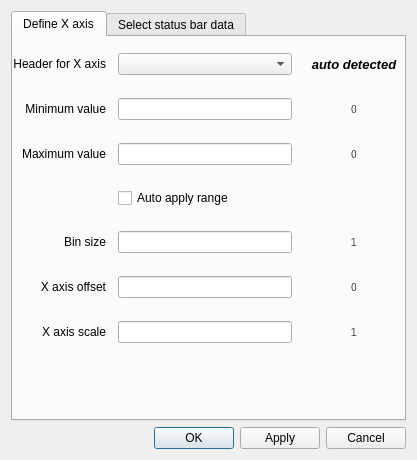
<?xml version="1.0" encoding="UTF-8"?>
<ui version="4.0">
 <class>AxisDefinition</class>
 <widget class="QDialog" name="AxisDefinition">
  <property name="windowModality">
   <enum>Qt::ApplicationModal</enum>
  </property>
  <property name="geometry">
   <rect>
    <x>0</x>
    <y>0</y>
    <width>417</width>
    <height>460</height>
   </rect>
  </property>
  <property name="windowTitle">
   <string>Data dispay configuration</string>
  </property>
  <property name="sizeGripEnabled">
   <bool>false</bool>
  </property>
  <property name="modal">
   <bool>false</bool>
  </property>
  <layout class="QGridLayout">
   <property name="sizeConstraint">
    <enum>QLayout::SetDefaultConstraint</enum>
   </property>
   <item row="1" column="0">
    <layout class="QHBoxLayout" name="horizontalLayout">
     <item>
      <spacer name="horizontalSpacer">
       <property name="orientation">
        <enum>Qt::Horizontal</enum>
       </property>
       <property name="sizeHint" stdset="0">
        <size>
         <width>40</width>
         <height>20</height>
        </size>
       </property>
      </spacer>
     </item>
     <item>
      <widget class="QPushButton" name="OKButton">
       <property name="text">
        <string>OK</string>
       </property>
      </widget>
     </item>
     <item>
      <widget class="QPushButton" name="ApplyButton">
       <property name="text">
        <string>Apply</string>
       </property>
      </widget>
     </item>
     <item>
      <widget class="QPushButton" name="CancelButton">
       <property name="text">
        <string>Cancel</string>
       </property>
      </widget>
     </item>
    </layout>
   </item>
   <item row="0" column="0">
    <widget class="QTabWidget" name="tabWidget">
     <property name="currentIndex">
      <number>0</number>
     </property>
     <widget class="QWidget" name="AxisDefineTab">
      <attribute name="title">
       <string>Define X axis</string>
      </attribute>
      <widget class="QWidget" name="gridLayoutWidget">
       <property name="geometry">
        <rect>
         <x>0</x>
         <y>5</y>
         <width>391</width>
         <height>316</height>
        </rect>
       </property>
       <layout class="QGridLayout" name="gridLayout">
        <property name="spacing">
         <number>12</number>
        </property>
        <item row="2" column="0">
         <widget class="QLabel" name="label">
          <property name="text">
           <string>Minimum value</string>
          </property>
          <property name="alignment">
           <set>Qt::AlignRight|Qt::AlignTrailing|Qt::AlignVCenter</set>
          </property>
         </widget>
        </item>
        <item row="3" column="0">
         <widget class="QLabel" name="label_2">
          <property name="text">
           <string>Maximum value</string>
          </property>
          <property name="alignment">
           <set>Qt::AlignRight|Qt::AlignTrailing|Qt::AlignVCenter</set>
          </property>
         </widget>
        </item>
        <item row="2" column="2">
         <widget class="QLineEdit" name="MinValueField"/>
        </item>
        <item row="3" column="2">
         <widget class="QLineEdit" name="MaxValueField"/>
        </item>
        <item row="5" column="0">
         <widget class="QLabel" name="label_3">
          <property name="text">
           <string>Bin size</string>
          </property>
          <property name="alignment">
           <set>Qt::AlignRight|Qt::AlignTrailing|Qt::AlignVCenter</set>
          </property>
         </widget>
        </item>
        <item row="5" column="2">
         <widget class="QLineEdit" name="BinSizeField"/>
        </item>
        <item row="1" column="2">
         <widget class="QComboBox" name="XAxisSelection">
          <property name="toolTip">
           <string>Header value for X axis, only headers that have changing values</string>
          </property>
         </widget>
        </item>
        <item row="1" column="0">
         <widget class="QLabel" name="label_4">
          <property name="text">
           <string>Header for X axis</string>
          </property>
          <property name="alignment">
           <set>Qt::AlignRight|Qt::AlignTrailing|Qt::AlignVCenter</set>
          </property>
         </widget>
        </item>
        <item row="1" column="3">
         <widget class="QLabel" name="AxisFieldAssigned">
          <property name="minimumSize">
           <size>
            <width>100</width>
            <height>0</height>
           </size>
          </property>
          <property name="font">
           <font>
            <family>Cantarell</family>
            <pointsize>10</pointsize>
            <weight>75</weight>
            <italic>true</italic>
            <bold>true</bold>
           </font>
          </property>
          <property name="text">
           <string>auto detected</string>
          </property>
          <property name="alignment">
           <set>Qt::AlignCenter</set>
          </property>
         </widget>
        </item>
        <item row="6" column="0">
         <widget class="QLabel" name="label_6">
          <property name="text">
           <string> X axis offset</string>
          </property>
          <property name="alignment">
           <set>Qt::AlignRight|Qt::AlignTrailing|Qt::AlignVCenter</set>
          </property>
         </widget>
        </item>
        <item row="7" column="0">
         <widget class="QLabel" name="label_8">
          <property name="text">
           <string>X axis scale</string>
          </property>
          <property name="alignment">
           <set>Qt::AlignRight|Qt::AlignTrailing|Qt::AlignVCenter</set>
          </property>
         </widget>
        </item>
        <item row="6" column="2">
         <widget class="QLineEdit" name="XOffsetField"/>
        </item>
        <item row="7" column="2">
         <widget class="QLineEdit" name="XScaleField"/>
        </item>
        <item row="4" column="2">
         <widget class="QCheckBox" name="checkBox">
          <property name="toolTip">
           <string>Automatically update range with detected values</string>
          </property>
          <property name="text">
           <string>Auto apply range</string>
          </property>
         </widget>
        </item>
        <item row="7" column="3">
         <widget class="QLabel" name="XScaleAssigned">
          <property name="font">
           <font>
            <family>Courier</family>
           </font>
          </property>
          <property name="text">
           <string>1</string>
          </property>
          <property name="alignment">
           <set>Qt::AlignCenter</set>
          </property>
         </widget>
        </item>
        <item row="2" column="3">
         <widget class="QLabel" name="MinValueDetected">
          <property name="font">
           <font>
            <family>Courier</family>
           </font>
          </property>
          <property name="toolTip">
           <string comment="Minimum value detected in the plot">Minimum value detected in the plot</string>
          </property>
          <property name="text">
           <string>0</string>
          </property>
          <property name="alignment">
           <set>Qt::AlignCenter</set>
          </property>
         </widget>
        </item>
        <item row="6" column="3">
         <widget class="QLabel" name="XOffsetAssigned">
          <property name="font">
           <font>
            <family>Courier</family>
           </font>
          </property>
          <property name="text">
           <string>0</string>
          </property>
          <property name="alignment">
           <set>Qt::AlignCenter</set>
          </property>
         </widget>
        </item>
        <item row="5" column="3">
         <widget class="QLabel" name="BinSizeAssigned">
          <property name="font">
           <font>
            <family>Courier</family>
           </font>
          </property>
          <property name="toolTip">
           <string>If present, the traces seem to be regular with this distance</string>
          </property>
          <property name="text">
           <string>1</string>
          </property>
          <property name="alignment">
           <set>Qt::AlignCenter</set>
          </property>
         </widget>
        </item>
        <item row="3" column="3">
         <widget class="QLabel" name="MaxValueDetected">
          <property name="font">
           <font>
            <family>Courier</family>
           </font>
          </property>
          <property name="toolTip">
           <string>Maximum value detected in the plot</string>
          </property>
          <property name="text">
           <string>0</string>
          </property>
          <property name="alignment">
           <set>Qt::AlignCenter</set>
          </property>
         </widget>
        </item>
       </layout>
      </widget>
     </widget>
     <widget class="QWidget" name="StatusBarDataSelectTab">
      <attribute name="title">
       <string>Select status bar data</string>
      </attribute>
      <layout class="QHBoxLayout" name="horizontalLayout_2">
       <item>
        <layout class="QGridLayout" name="gridLayout_2">
         <item row="0" column="0">
          <widget class="QLabel" name="label_5">
           <property name="text">
            <string>Headers for status bar</string>
           </property>
          </widget>
         </item>
         <item row="0" column="1">
          <widget class="QLabel" name="label_7">
           <property name="text">
            <string>Condidates</string>
           </property>
          </widget>
         </item>
         <item row="1" column="0">
          <widget class="QListWidget" name="StatusBarFields"/>
         </item>
         <item row="1" column="1">
          <widget class="QListWidget" name="StatusBarFieldSelect"/>
         </item>
        </layout>
       </item>
      </layout>
     </widget>
    </widget>
   </item>
  </layout>
 </widget>
 <resources/>
 <connections/>
</ui>
